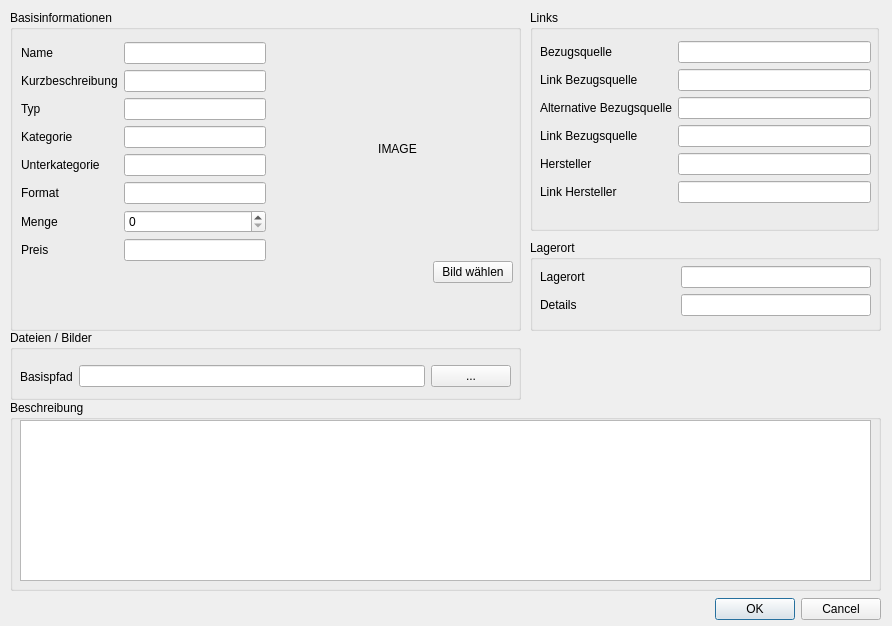
<?xml version="1.0" encoding="UTF-8"?>
<ui version="4.0">
 <class>NewPartDialog</class>
 <widget class="QDialog" name="NewPartDialog">
  <property name="geometry">
   <rect>
    <x>0</x>
    <y>0</y>
    <width>892</width>
    <height>626</height>
   </rect>
  </property>
  <property name="windowTitle">
   <string>Neues Bauteil eintragen</string>
  </property>
  <widget class="QDialogButtonBox" name="buttonBox">
   <property name="geometry">
    <rect>
     <x>540</x>
     <y>593</y>
     <width>341</width>
     <height>32</height>
    </rect>
   </property>
   <property name="orientation">
    <enum>Qt::Orientation::Horizontal</enum>
   </property>
   <property name="standardButtons">
    <set>QDialogButtonBox::StandardButton::Cancel|QDialogButtonBox::StandardButton::Ok</set>
   </property>
  </widget>
  <widget class="QGroupBox" name="grp_BaseInformation">
   <property name="geometry">
    <rect>
     <x>10</x>
     <y>10</y>
     <width>511</width>
     <height>321</height>
    </rect>
   </property>
   <property name="title">
    <string>Basisinformationen</string>
   </property>
   <widget class="QWidget" name="layoutWidget">
    <property name="geometry">
     <rect>
      <x>272</x>
      <y>32</y>
      <width>231</width>
      <height>241</height>
     </rect>
    </property>
    <layout class="QVBoxLayout" name="verticalLayout">
     <item>
      <widget class="QLabel" name="lbl_ImagePreview">
       <property name="minimumSize">
        <size>
         <width>0</width>
         <height>150</height>
        </size>
       </property>
       <property name="text">
        <string>IMAGE</string>
       </property>
       <property name="alignment">
        <set>Qt::AlignmentFlag::AlignCenter</set>
       </property>
      </widget>
     </item>
     <item>
      <layout class="QHBoxLayout" name="horizontalLayout_2">
       <item>
        <spacer name="horizontalSpacer">
         <property name="orientation">
          <enum>Qt::Orientation::Horizontal</enum>
         </property>
         <property name="sizeHint" stdset="0">
          <size>
           <width>40</width>
           <height>20</height>
          </size>
         </property>
        </spacer>
       </item>
       <item>
        <widget class="QPushButton" name="btn_ChooseImage">
         <property name="text">
          <string>Bild wählen</string>
         </property>
        </widget>
       </item>
      </layout>
     </item>
    </layout>
   </widget>
   <widget class="QWidget" name="layoutWidget">
    <property name="geometry">
     <rect>
      <x>11</x>
      <y>32</y>
      <width>245</width>
      <height>240</height>
     </rect>
    </property>
    <layout class="QFormLayout" name="formLayout_2">
     <property name="labelAlignment">
      <set>Qt::AlignmentFlag::AlignLeading|Qt::AlignmentFlag::AlignLeft|Qt::AlignmentFlag::AlignVCenter</set>
     </property>
     <property name="formAlignment">
      <set>Qt::AlignmentFlag::AlignLeading|Qt::AlignmentFlag::AlignLeft|Qt::AlignmentFlag::AlignTop</set>
     </property>
     <item row="0" column="0">
      <widget class="QLabel" name="lbl_Name">
       <property name="text">
        <string>Name</string>
       </property>
      </widget>
     </item>
     <item row="0" column="1">
      <widget class="QLineEdit" name="edt_PartName"/>
     </item>
     <item row="1" column="0">
      <widget class="QLabel" name="lbl_ShortDescription">
       <property name="text">
        <string>Kurzbeschreibung</string>
       </property>
      </widget>
     </item>
     <item row="1" column="1">
      <widget class="QLineEdit" name="edt_ShortDescription"/>
     </item>
     <item row="2" column="0">
      <widget class="QLabel" name="lbl_Type">
       <property name="text">
        <string>Typ</string>
       </property>
      </widget>
     </item>
     <item row="2" column="1">
      <widget class="QLineEdit" name="edt_Type"/>
     </item>
     <item row="3" column="0">
      <widget class="QLabel" name="lbl_Category">
       <property name="text">
        <string>Kategorie</string>
       </property>
      </widget>
     </item>
     <item row="3" column="1">
      <widget class="QLineEdit" name="edt_Category"/>
     </item>
     <item row="4" column="0">
      <widget class="QLabel" name="lbl_Subcategory">
       <property name="text">
        <string>Unterkategorie</string>
       </property>
      </widget>
     </item>
     <item row="4" column="1">
      <widget class="QLineEdit" name="edt_Subcategory"/>
     </item>
     <item row="5" column="0">
      <widget class="QLabel" name="lbl_Format">
       <property name="text">
        <string>Format</string>
       </property>
      </widget>
     </item>
     <item row="5" column="1">
      <widget class="QLineEdit" name="edt_Format"/>
     </item>
     <item row="6" column="0">
      <widget class="QLabel" name="lbl_Quantity">
       <property name="text">
        <string>Menge</string>
       </property>
      </widget>
     </item>
     <item row="6" column="1">
      <widget class="QSpinBox" name="spb_Quantity">
       <property name="minimumSize">
        <size>
         <width>50</width>
         <height>0</height>
        </size>
       </property>
       <property name="maximum">
        <number>500</number>
       </property>
      </widget>
     </item>
     <item row="7" column="0">
      <widget class="QLabel" name="lbl_Price">
       <property name="text">
        <string>Preis</string>
       </property>
      </widget>
     </item>
     <item row="7" column="1">
      <widget class="QLineEdit" name="edt_Price"/>
     </item>
    </layout>
   </widget>
  </widget>
  <widget class="QGroupBox" name="grp_Links">
   <property name="geometry">
    <rect>
     <x>530</x>
     <y>10</y>
     <width>349</width>
     <height>221</height>
    </rect>
   </property>
   <property name="title">
    <string>Links</string>
   </property>
   <widget class="QWidget" name="layoutWidget">
    <property name="geometry">
     <rect>
      <x>10</x>
      <y>31</y>
      <width>331</width>
      <height>178</height>
     </rect>
    </property>
    <layout class="QFormLayout" name="formLayout">
     <property name="labelAlignment">
      <set>Qt::AlignmentFlag::AlignLeading|Qt::AlignmentFlag::AlignLeft|Qt::AlignmentFlag::AlignVCenter</set>
     </property>
     <property name="formAlignment">
      <set>Qt::AlignmentFlag::AlignLeading|Qt::AlignmentFlag::AlignLeft|Qt::AlignmentFlag::AlignTop</set>
     </property>
     <item row="0" column="0">
      <widget class="QLabel" name="lbl_Source">
       <property name="text">
        <string>Bezugsquelle</string>
       </property>
      </widget>
     </item>
     <item row="0" column="1">
      <widget class="QLineEdit" name="edt_Source"/>
     </item>
     <item row="1" column="0">
      <widget class="QLabel" name="lbl_Source_2">
       <property name="text">
        <string>Link Bezugsquelle </string>
       </property>
      </widget>
     </item>
     <item row="1" column="1">
      <widget class="QLineEdit" name="edt_SourceLink"/>
     </item>
     <item row="2" column="0">
      <widget class="QLabel" name="lbl_AlternativeSource">
       <property name="text">
        <string>Alternative Bezugsquelle</string>
       </property>
      </widget>
     </item>
     <item row="2" column="1">
      <widget class="QLineEdit" name="edt_AlternativeSource"/>
     </item>
     <item row="3" column="0">
      <widget class="QLabel" name="lbl_Source_3">
       <property name="text">
        <string>Link Bezugsquelle </string>
       </property>
      </widget>
     </item>
     <item row="3" column="1">
      <widget class="QLineEdit" name="edt_AlternativeSourceLink"/>
     </item>
     <item row="4" column="0">
      <widget class="QLabel" name="lbl_Manufacturer">
       <property name="text">
        <string>Hersteller</string>
       </property>
      </widget>
     </item>
     <item row="4" column="1">
      <widget class="QLineEdit" name="edt_Manufacturer"/>
     </item>
     <item row="5" column="0">
      <widget class="QLabel" name="lbl_Manufacturer_2">
       <property name="text">
        <string>Link Hersteller</string>
       </property>
      </widget>
     </item>
     <item row="5" column="1">
      <widget class="QLineEdit" name="edt_ManufacturerLink"/>
     </item>
    </layout>
   </widget>
  </widget>
  <widget class="QGroupBox" name="groupBox_4">
   <property name="geometry">
    <rect>
     <x>10</x>
     <y>400</y>
     <width>871</width>
     <height>191</height>
    </rect>
   </property>
   <property name="title">
    <string>Beschreibung</string>
   </property>
   <widget class="QTextEdit" name="txt_Description">
    <property name="geometry">
     <rect>
      <x>10</x>
      <y>20</y>
      <width>851</width>
      <height>161</height>
     </rect>
    </property>
   </widget>
  </widget>
  <widget class="QGroupBox" name="grp_StorageLocation">
   <property name="geometry">
    <rect>
     <x>530</x>
     <y>240</y>
     <width>351</width>
     <height>91</height>
    </rect>
   </property>
   <property name="title">
    <string>Lagerort</string>
   </property>
   <widget class="QWidget" name="layoutWidget">
    <property name="geometry">
     <rect>
      <x>10</x>
      <y>26</y>
      <width>331</width>
      <height>54</height>
     </rect>
    </property>
    <layout class="QFormLayout" name="formLayout_3">
     <property name="labelAlignment">
      <set>Qt::AlignmentFlag::AlignLeading|Qt::AlignmentFlag::AlignLeft|Qt::AlignmentFlag::AlignVCenter</set>
     </property>
     <property name="formAlignment">
      <set>Qt::AlignmentFlag::AlignLeading|Qt::AlignmentFlag::AlignLeft|Qt::AlignmentFlag::AlignTop</set>
     </property>
     <item row="0" column="0">
      <widget class="QLabel" name="lbl_StorageLocation">
       <property name="text">
        <string>Lagerort                           </string>
       </property>
      </widget>
     </item>
     <item row="0" column="1">
      <widget class="QLineEdit" name="edt_StorageLocation"/>
     </item>
     <item row="1" column="1">
      <widget class="QLineEdit" name="edt_StorageLocationDetails"/>
     </item>
     <item row="1" column="0">
      <widget class="QLabel" name="lbl_StorageLocationDetails">
       <property name="text">
        <string>Details</string>
       </property>
      </widget>
     </item>
    </layout>
   </widget>
  </widget>
  <widget class="QGroupBox" name="grp_Files">
   <property name="geometry">
    <rect>
     <x>10</x>
     <y>330</y>
     <width>511</width>
     <height>70</height>
    </rect>
   </property>
   <property name="title">
    <string>Dateien / Bilder</string>
   </property>
   <widget class="QWidget" name="layoutWidget">
    <property name="geometry">
     <rect>
      <x>10</x>
      <y>30</y>
      <width>491</width>
      <height>33</height>
     </rect>
    </property>
    <layout class="QHBoxLayout" name="horizontalLayout">
     <item>
      <widget class="QLabel" name="lbl_FilePath">
       <property name="text">
        <string>Basispfad</string>
       </property>
      </widget>
     </item>
     <item>
      <widget class="QLineEdit" name="edt_PartFilesFolder"/>
     </item>
     <item>
      <widget class="QPushButton" name="btn_SelectPartFilesFolder">
       <property name="text">
        <string>...</string>
       </property>
      </widget>
     </item>
    </layout>
   </widget>
  </widget>
 </widget>
 <resources/>
 <connections>
  <connection>
   <sender>buttonBox</sender>
   <signal>accepted()</signal>
   <receiver>NewPartDialog</receiver>
   <slot>accept()</slot>
   <hints>
    <hint type="sourcelabel">
     <x>248</x>
     <y>254</y>
    </hint>
    <hint type="destinationlabel">
     <x>157</x>
     <y>274</y>
    </hint>
   </hints>
  </connection>
  <connection>
   <sender>buttonBox</sender>
   <signal>rejected()</signal>
   <receiver>NewPartDialog</receiver>
   <slot>reject()</slot>
   <hints>
    <hint type="sourcelabel">
     <x>316</x>
     <y>260</y>
    </hint>
    <hint type="destinationlabel">
     <x>286</x>
     <y>274</y>
    </hint>
   </hints>
  </connection>
 </connections>
</ui>
